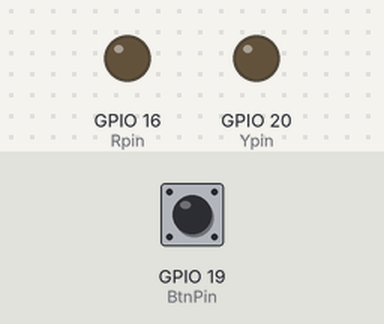
Bench run of a program on a simulated Raspberry Pi (BCM pin numbers). On the bench: output pins drawn as LEDs (lit = HIGH). Inputs (shaded band) come from the test bench; at power-on: GPIO 19 (BtnPin) HIGH. Pins used as bus, display or sensor lines are not drawn; what the program prints to the terminal is not drawn.

Above: at 1.2 s.
1.3 s: GPIO 19 (BtnPin) pulled LOW for 0.15 s
At 2.4 s:
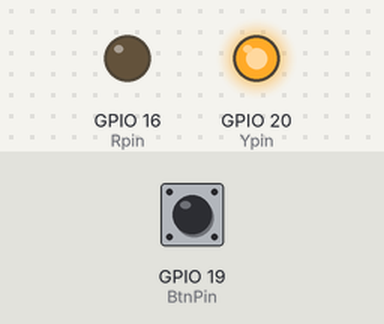
2.9 s: GPIO 19 (BtnPin) pulled LOW for 3.2 s
At 4.1 s:
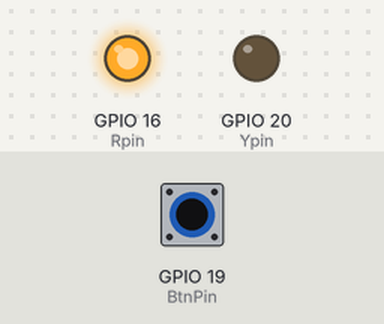
Timing chart, 0 to 7.6 s (numbered marks = the images above; inputs shaded):
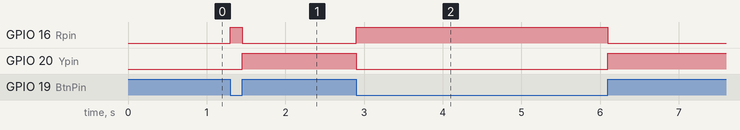

Measured:
- after the input at 1.3 s, GPIO 16 (Rpin): LOW → HIGH at once, → LOW 0.15 s later; GPIO 20 (Ypin): LOW → HIGH after 0.15 s
- after the input at 2.9 s, GPIO 16 (Rpin): LOW → HIGH at once, → LOW 3.2 s later; GPIO 20 (Ypin): HIGH → LOW at once, → HIGH 3.2 s later

The program:

main.py
```python
"""
    HW483:
        针脚顺序:[SIG, VCC, GND]
        SIG: 信号针脚
        VCC: 电源针脚
        GND: 接地针脚
    参考链接: https://cloud.tencent.com/developer/inventory/1503/article/1707083
    备注: 本实验还使用了HW477-双色LED元件, 参考HW477-双色LED元件
"""
import RPi.GPIO as GPIO # 导入GPIO控制模块
import time # 导入时间模块

BtnPin = 19 # 按钮信号针脚
VCCPin = 26 # 按钮电源针脚
Rpin = 16 # LED 红色针脚
Ypin = 20 # LED 黄色针脚

def setup():
    GPIO.setmode(GPIO.BCM) # 设置针脚编码模式为BCM
    GPIO.setup(Ypin, GPIO.OUT) # 设置针脚模式为输出
    GPIO.setup(Rpin, GPIO.OUT)
    GPIO.setup(VCCPin, GPIO.OUT)
    GPIO.output(VCCPin,GPIO.HIGH) # 设置电源针脚输出高电平
    GPIO.setup(BtnPin, GPIO.IN, pull_up_down = GPIO.PUD_UP) # 设置按钮信号针脚模式为输出, 设置上拉电阻
    # 设置事件监听，监听升降沿事件，并添加回调函数，通过添加弹跳时间消除事件抖动
    GPIO.add_event_detect(BtnPin, GPIO.BOTH, callback = detect, bouncetime=50)

# 控制LED闪烁的函数
def Led(x):
    if x == 0: # 按下按钮状态
        GPIO.output(Rpin, 1) # 点亮红色
        GPIO.output(Ypin, 0) # 关闭黄色
    if x == 1: # 松开按钮状态
        GPIO.output(Rpin, 0) # 关闭红色
        GPIO.output(Ypin, 1) # 点亮黄色

# 打印提示信息
def Print(x):
    if x == 0:
        print("************************")
        print("*      按钮已按下       *")
        print("************************")
    elif x == 1:
        print("************************")
        print("*      按钮已松开       *")
        print("************************")

# 回调函数
def detect(chn):
    Led(GPIO.input(BtnPin)) # 控制双色LED闪烁
    Print(GPIO.input(BtnPin)) # 打印提示信息

# 循环,保证程序一直执行
def loop():
    while True:
        pass # 空语句,可以后期扩展

def destory():
    GPIO.output(Rpin, GPIO.LOW) # 关闭红色LED
    GPIO.output(Ypin, GPIO.LOW) # 关闭黄色LED
    GPIO.output(VCCPin, GPIO.LOW) # 关闭按钮电源
    GPIO.cleanup() # 重置GPIO

if __name__ == "__main__":
    setup() # 初始化
    try:
        loop()
    except KeyboardInterrupt: # Ctrl + C 退出程序
        destory()
```
